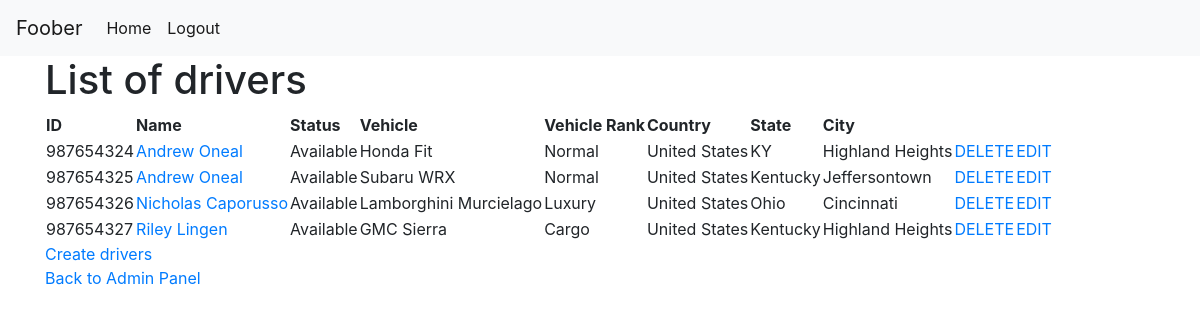
Page /drivers/adminindex.php on the committed database.
### tables this page shows
CREATE TABLE `drivers` (
  `ID` int(10) UNSIGNED NOT NULL,
  `email` varchar(64) NOT NULL,
  `password` varchar(128) NOT NULL,
  `status` varchar(16) NOT NULL DEFAULT 'Available',
  `firstname` varchar(32) NOT NULL,
  `lastname` varchar(48) NOT NULL,
  `vehicle` varchar(64) NOT NULL,
  `vehicle_rank` text NOT NULL DEFAULT 'Normal',
  `vehicle_description` text NOT NULL,
  `countries` varchar(40) NOT NULL,
  `states` varchar(40) NOT NULL,
  `cities` varchar(40) NOT NULL,
  `date_created` datetime NOT NULL
);

### drivers/adminindex.php (the view)
<?php
require_once('../settings.php');
require_once('../theme/header.php');
$result=$connection->query('
	SELECT * FROM drivers  GROUP BY ID');
?>
<div class="container">
<h1>List of drivers</h1>
<?php
echo '<table>
    <tr>
		<th>ID</th>
		<th>Name</th>
        <th>Status</th>
		<th>Vehicle</th>
		<th>Vehicle Rank</th>
		<th>Country</th>
        <th>State</th>
        <th>City</th>
    </tr>';
while($drivers=$result->fetch()){
	echo '<tr>
		<td>'.$drivers['ID'].'</td>
		<td><a href="detail.php?id='.$drivers['ID'].'">'.$drivers['firstname'].' '.$drivers['lastname'].'</a></td>
        <td>'.$drivers['status'].'</td>
		<td>'.$drivers['vehicle'].'</td>
		<td>'.$drivers['vehicle_rank'].'</td>
		<td>'.$drivers['countries'].'</td>
        <td>'.$drivers['states'].'</td>
        <td>'.$drivers['cities'].'</td>
		<td><a href="delete.php?id='.$drivers['ID'].'">DELETE</a></td>
        <td><a href="modify.php?id='.$drivers['ID'].'">EDIT</a></td>
	</tr>';
}
echo '</table>
	<a href="create.php">Create drivers</a><br>
	<a href="../admin/index.php">Back to Admin Panel</a>';
?>
</div>
<?php
require_once('../theme/footer.php');

### rows in the picture
drivers: ID "987654324", firstname "Andrew", lastname "Oneal", status "Available", vehicle "Honda Fit", vehicle_rank "Normal", countries "United States", states "KY", cities "Highland Heights"
drivers: ID "987654325", firstname "Andrew", lastname "Oneal", status "Available", vehicle "Subaru WRX", vehicle_rank "Normal", countries "United States", states "Kentucky", cities "Jeffersontown"
drivers: ID "987654326", firstname "Nicholas", lastname "Caporusso", status "Available", vehicle "Lamborghini Murcielago", vehicle_rank "Luxury", countries "United States", states "Ohio", cities "Cincinnati"
drivers: ID "987654327", firstname "Riley", lastname "Lingen", status "Available", vehicle "GMC Sierra", vehicle_rank "Cargo", countries "United States", states "Kentucky", cities "Highland Heights"
